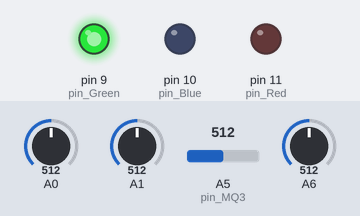
Simulated run of this sketch. Board: Arduino Uno, built with avr-gcc and run on an emulated ATmega328P. Shown: output pins drawn as LEDs (lit = HIGH). The test bench sets the inputs (shaded band); at power-on: A5 (pin_MQ3) = 512, A0 = 512, A1 = 512, A6 = 512. What the sketch prints to the serial monitor is not drawn.

Above: at 1.2 s.
1.3 s: A5 (pin_MQ3) set to 486
At 2.0 s:
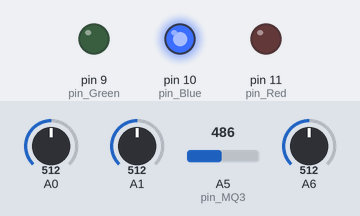
2.8 s: A5 (pin_MQ3) set to 900
At 3.4 s:
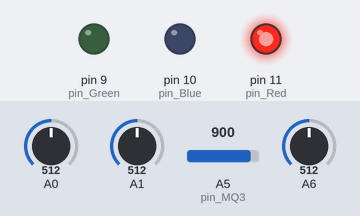
4.3 s: A5 (pin_MQ3) set to 887
At 4.7 s:
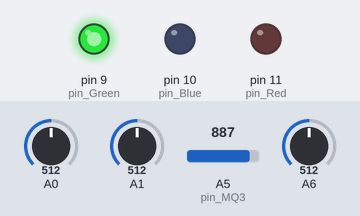
5.8 s: A5 (pin_MQ3) set to 910
At 6.1 s:
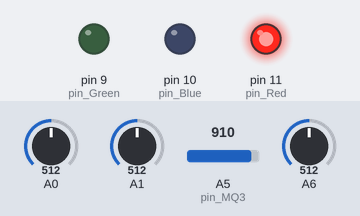
Timing chart, 0 to 8.3 s (numbered marks = the images above; inputs shaded):
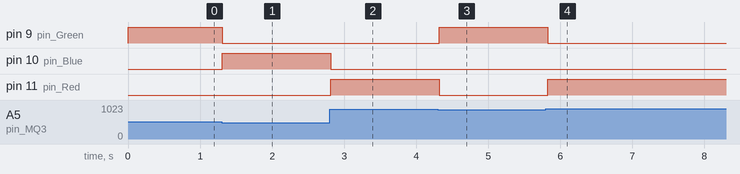

The sketch:

sketch_dec07c.ino
```cpp
int pin_MQ3 = A5;
int pin_Red = 11;
int pin_Green = 9;
int pin_Blue = 10;

void setup() {
  Serial.begin(9600);
  pinMode(pin_Red, OUTPUT);
  pinMode(pin_Green, OUTPUT);
  pinMode(pin_Blue, OUTPUT);
  pinMode(pin_MQ3, INPUT);
}

void loop() {
  int val = analogRead(pin_MQ3);
  Serial.println(analogRead(val));

  if(val>=900) {
    digitalWrite(pin_Red, HIGH);
    digitalWrite(pin_Blue, LOW);
    digitalWrite(pin_Green, LOW);
    delay(100);
  }
  else if(val>=500 && val<900) {
    digitalWrite(pin_Red, LOW);
    digitalWrite(pin_Blue, LOW);
    digitalWrite(pin_Green, HIGH);
    delay(100);
  }
  else if(val<500) {
    digitalWrite(pin_Red, LOW);
    digitalWrite(pin_Blue, HIGH);
    digitalWrite(pin_Green, LOW);
    delay(100);
  }
}
```

Measured:
- the behaviour switches between 500 and 499 on A5 (pin_MQ3) (found by bisection; images 0 and 1)
- the behaviour switches between 900 and 899 on A5 (pin_MQ3) (found by bisection; images 2 and 3)
- after the input at 1.3 s, pin 9 (pin_Green): HIGH → LOW at once; pin 10 (pin_Blue): LOW → HIGH at once
- after the input at 2.8 s, pin 10 (pin_Blue): HIGH → LOW at once; pin 11 (pin_Red): LOW → HIGH at once
- after the input at 4.3 s, pin 9 (pin_Green): LOW → HIGH at once; pin 11 (pin_Red): HIGH → LOW at once
- after the input at 5.8 s, pin 9 (pin_Green): HIGH → LOW at once; pin 11 (pin_Red): LOW → HIGH at once
